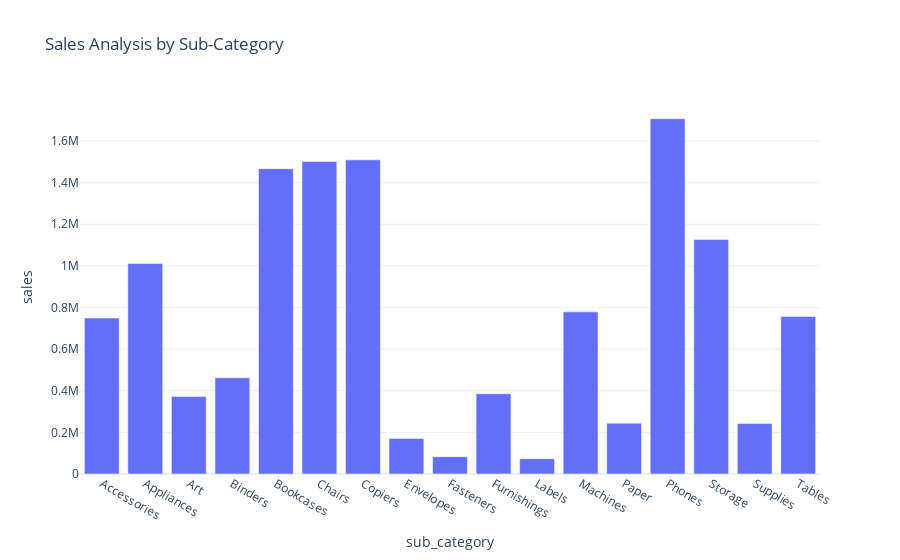

This figure's notebook cell:
### Markdown cell above
# 3. sales by subcategory

### Code cell
sales_by_subcategory = df.groupby('sub_category')['sales'].sum().reset_index()


fig = px.bar(sales_by_subcategory,
x='sub_category',
y='sales',
title='Sales Analysis by Sub-Category')
fig.show()

### Figure 1 — Plotly figure (JSON) as saved in the notebook; plotly's stock layout.template omitted (floating-point values rounded to 4 significant figures)
{"data": [{"alignmentgroup": "True", "hovertemplate": "sub_category=%{x}<br>sales=%{y}<extra></extra>", "legendgroup": "", "marker": {"color": "#636efa", "pattern": {"shape": ""}}, "name": "", "offsetgroup": "", "orientation": "v", "showlegend": false, "textposition": "auto", "type": "bar", "x": ["Accessories", "Appliances", "Art", "Binders", "Bookcases", "Chairs", "Copiers", "Envelopes", "Fasteners", "Furnishings", "Labels", "Machines", "Paper", "Phones", "Storage", "Supplies", "Tables"], "xaxis": "x", "y": [749200.0, 1011000.0, 372100.0, 461900.0, 1467000.0, 1502000.0, 1509000.0, 170900.0, 83240.0, 385600.0, 73400.0, 779100.0, 244300.0, 1707000.0, 1127000.0, 243100.0, 757000.0], "yaxis": "y"}], "layout": {"autosize": true, "barmode": "relative", "legend": {"tracegroupgap": 0}, "title": {"text": "Sales Analysis by Sub-Category"}, "xaxis": {"anchor": "y", "autorange": true, "domain": [0, 1], "range": [-0.5, 16.5], "title": {"text": "sub_category"}, "type": "category"}, "yaxis": {"anchor": "x", "autorange": true, "domain": [0, 1], "range": [0, 1797000.0], "title": {"text": "sales"}, "type": "linear"}}}
